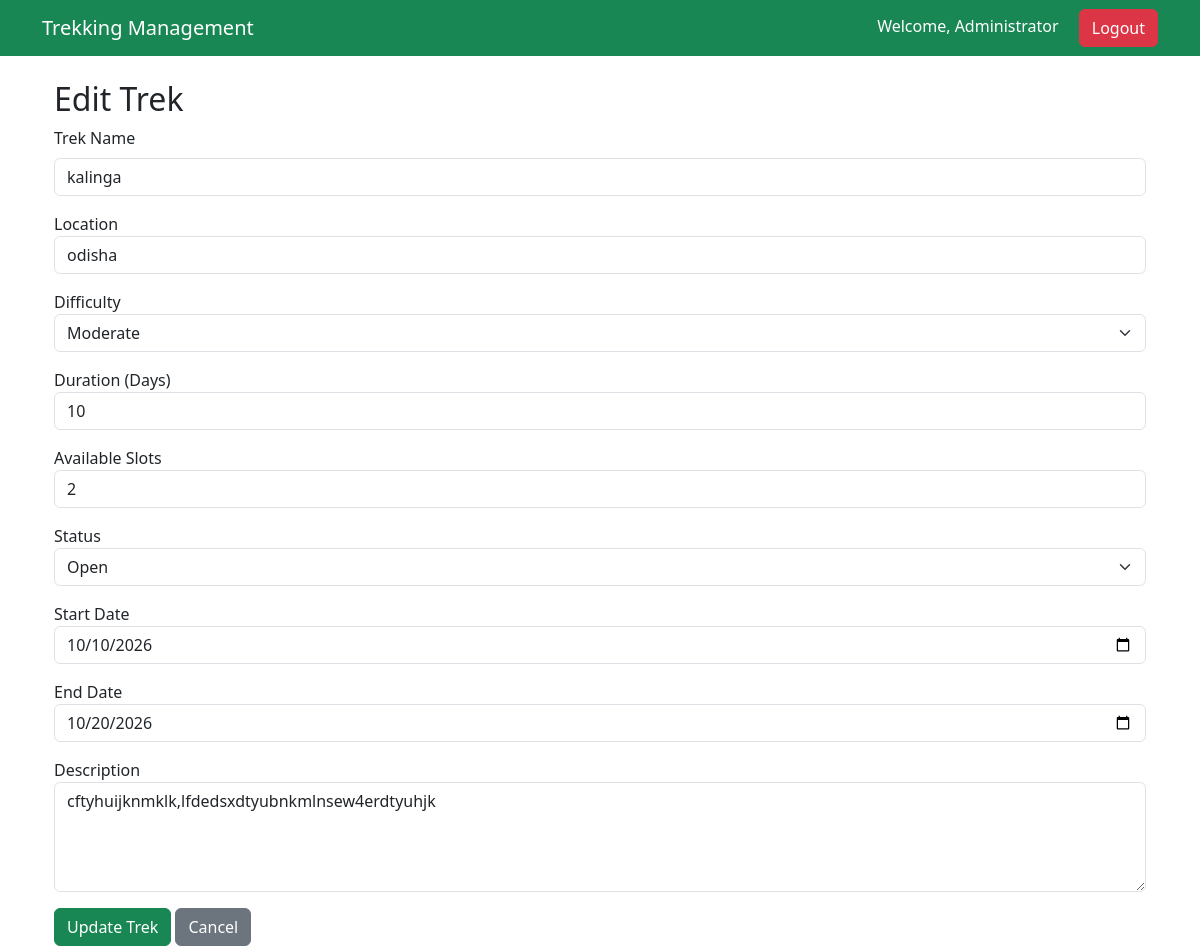
/admin/edit-trek/1 (signed in), run on the app's committed database.
### models.py (models this page shows)
class User(UserMixin, db.Model):
    __tablename__ = "users"
    id = db.Column(db.Integer, primary_key=True)
    name = db.Column(db.String(100), nullable=False)
    email = db.Column(db.String(120), unique=True, nullable=False)
    password = db.Column(db.String(200), nullable=False)
    role = db.Column(db.String(20), nullable=False)
    status = db.Column(db.String(20), default="pending")
    contact = db.Column(db.String(20))

class Trek(db.Model):
    __tablename__ = "treks"
    id = db.Column(db.Integer, primary_key=True)
    name = db.Column(db.String(100), nullable=False)
    location = db.Column(db.String(100))
    difficulty = db.Column(db.String(30))
    duration = db.Column(db.Integer)
    available_slots = db.Column(db.Integer)
    status = db.Column(db.String(20), default="Open")
    start_date = db.Column(db.Date)
    end_date = db.Column(db.Date)
    description = db.Column(db.Text)
    staff_id = db.Column(
        db.Integer,
        db.ForeignKey("users.id")
    )

### routes/admin.py (the view, shortened to what this page needs)
@admin.route("/edit-trek/<int:trek_id>", methods=["GET", "POST"])
@login_required
def edit_trek(trek_id):
    if current_user.role != "admin":
        return "Access Denied"
    trek = Trek.query.get_or_404(trek_id)
    return render_template(
        "admin/edit_trek.html",
        trek=trek
    )

### app.py (called while the page is built)
@login_manager.user_loader
def load_user(user_id):
    return User.query.get(int(user_id))

### templates/admin/edit_trek.html (shortened to what this page needs)
{% extends "base.html" %}
{% block content %}
<div class="container mt-4">
    <h2>Edit Trek</h2>
    <form method="POST">
        <div class="mb-3">
            <label class="form-label">Trek Name</label>
            <input
                type="text"
                name="name"
                class="form-control"
                value="{{ trek.name }}"
                required>
        </div>
        <div class="mb-3">
            <label>Location</label>
            <input
                type="text"
                name="location"
                class="form-control"
                value="{{ trek.location }}"
                required>
        </div>
        <div class="mb-3">
            <label>Difficulty</label>
            <select
                name="difficulty"
                class="form-select">
                <option value="Moderate"
                    {% if trek.difficulty == "Moderate" %}selected{% endif %}>
                    Moderate
                </option>
            </select>
        </div>
        <div class="mb-3">
            <label>Duration (Days)</label>
            <input
                type="number"
                name="duration"
                class="form-control"
                value="{{ trek.duration }}"
                required>
        </div>
        <div class="mb-3">
            <label>Available Slots</label>
            <input
                type="number"
                name="available_slots"
                class="form-control"
                value="{{ trek.available_slots }}"
                required>
        </div>
        <div class="mb-3">
            <label>Status</label>
            <select
                name="status"
                class="form-select">
                <option value="Open"
                    {% if trek.status == "Open" %}selected{% endif %}>
                    Open
                </option>
            </select>
        </div>
        <div class="mb-3">
            <label>Start Date</label>
            <input
                type="date"
                name="start_date"
                class="form-control"
                value="{{ trek.start_date }}"
                required>
        </div>
        <div class="mb-3">
            <label>End Date</label>
            <input
                type="date"
                name="end_date"
                class="form-control"
                value="{{ trek.end_date }}"
                required>
        </div>
        <div class="mb-3">
            <label>Description</label>
            <textarea
                name="description"
                rows="4"
                class="form-control">{{ trek.description }}</textarea>
        </div>
        <button
            type="submit"
            class="btn btn-success">
            Update Trek
        </button>
        <a href="{{ url_for('admin.view_treks') }}"
           class="btn btn-secondary">
            Cancel
        </a>
    </form>
</div>
{% endblock %}

### templates/base.html (shortened to what this page needs)
<!DOCTYPE html>
<html>
<head>
    <link href="https://cdn.jsdelivr.net/npm/bootstrap@5.3.3/dist/css/bootstrap.min.css"
          rel="stylesheet">
</head>
<body>
<nav class="navbar navbar-expand-lg navbar-dark bg-success">
    <div class="container">
        <a class="navbar-brand" href="{{ url_for('home') }}">
            Trekking Management
        </a>
        <div class="ms-auto">
            {% if current_user.is_authenticated %}
                <span class="text-white me-3">
                    Welcome, {{ current_user.name }}
                </span>
                <a href="{{ url_for('auth.logout') }}" class="btn btn-danger">
                    Logout
                </a>
            {% endif %}
        </div>
    </div>
</nav>
<div class="container mt-4">
{% block content %}
{% endblock %}
</div>
</body>
</html>

### data on the page
User: name "Administrator"
Trek: name "kalinga", location "odisha", difficulty "Moderate", duration "10", available_slots "2", status "Open", start_date "10/10/2026", end_date "10/20/2026", description "cftyhuijknmklk,lfdedsxdtyubnkmlnsew4erdtyuhjk"
